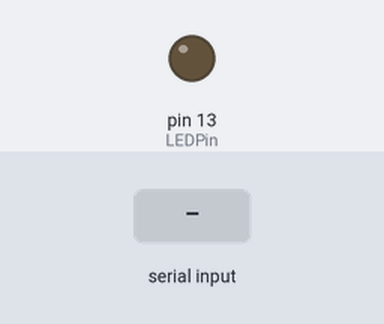
A sketch run on a simulated Arduino Uno, built with avr-gcc and run on an emulated ATmega328P. Shown: output pins drawn as LEDs (lit = HIGH). The test bench sets the inputs (shaded band).

Above: at 1.2 s.
1.3 s: "n" received over Serial
At 2.4 s:
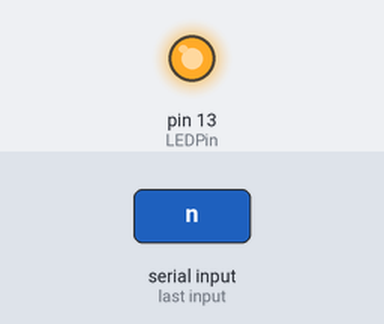
Timing chart, 0 to 4.3 s (numbered marks = the images above; inputs shaded):
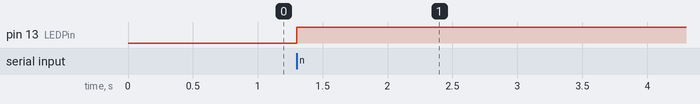

Measured:
- after the input at 1.3 s, pin 13 (LEDPin): LOW → HIGH at once

The sketch:

EstablishedWorkingSerialCom.ino
```cpp
#define LEDPin 13

char msg;

void setup() {
  Serial.begin(9600);

  pinMode(LEDPin, OUTPUT);

  digitalWrite(LEDPin, LOW);

}

void loop() {

  if(Serial.available() > 0) {

    msg = Serial.read();


    if(msg == 'n') {

      digitalWrite(LEDPin, HIGH);
    }

  }
}
```
